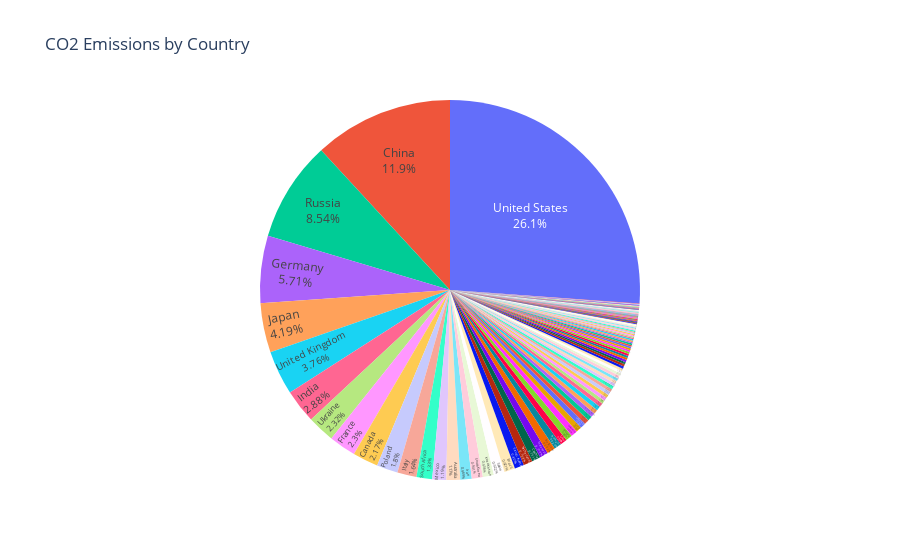

The notebook cell saved with this chart:
### Code cell
# How does each country contribute to total CO2 emissions?

names = df.country.unique()
values = df.groupby(['country'])['share_global_co2'].mean()

#Visualize top CO2 contributers 
fig = px.pie(df, values=values, names=names,
      title = 'CO2 Emissions by Country')
fig.update_traces(textposition='inside', textinfo='percent+label')
fig.update_layout(showlegend=False)

pio.templates.default = 'simple_white'

fig.show()

#fig.write_html("images/CO2_percentage.html")

### Figure 1 — Plotly figure (JSON) as saved in the notebook; plotly's stock layout.template omitted (floating-point values rounded to 4 significant figures; data arrays with more than 128 entries replaced by an {"elided": "..."} marker saying what was removed)
{"data": [{"domain": {"x": [0, 1], "y": [0, 1]}, "hovertemplate": "label=%{label}<br>value=%{value}<extra></extra>", "labels": {"elided": "221 str values"}, "legendgroup": "", "name": "", "showlegend": true, "textinfo": "percent+label", "textposition": "inside", "type": "pie", "values": {"elided": "221 float values"}}], "layout": {"legend": {"tracegroupgap": 0}, "showlegend": false, "title": {"text": "CO2 Emissions by Country"}}}
